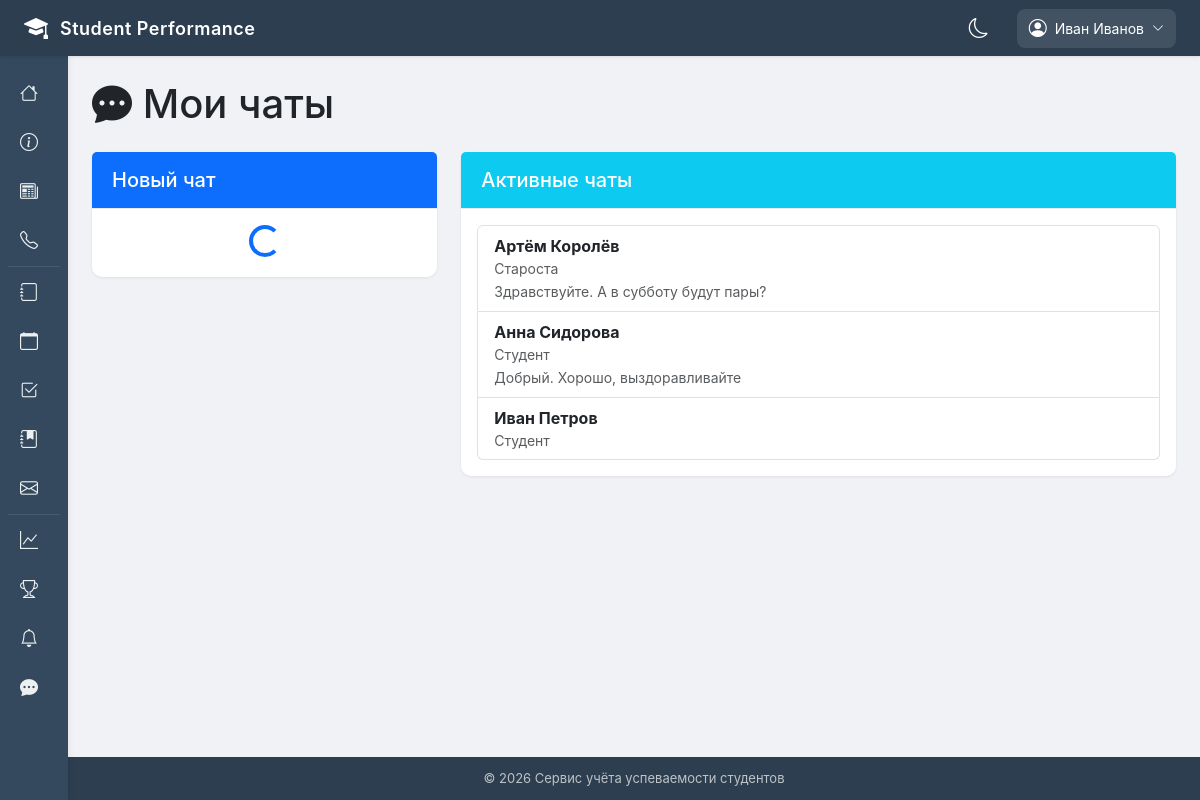
Before: /chat/ (signed in) with the older database file.
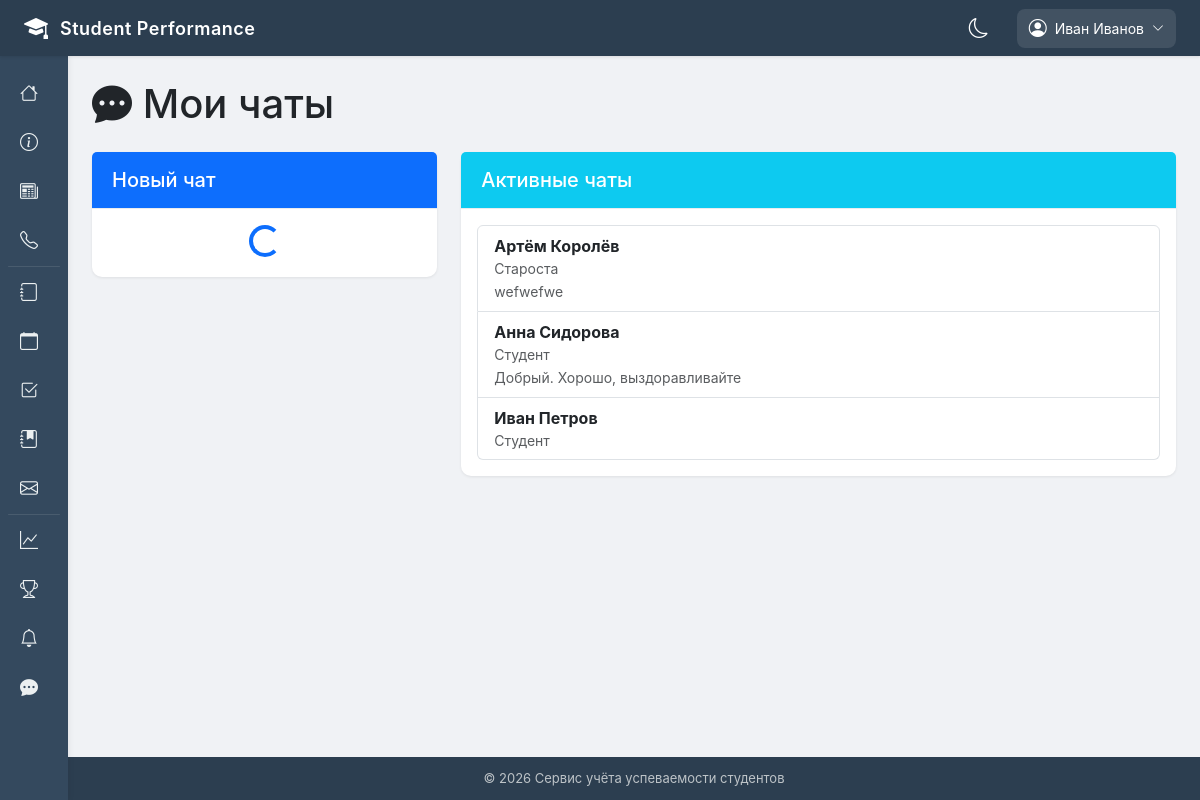
After: the same page with the newer database file.
### apps/accounts/models.py (models this page shows, shortened)
class ChatRoom(models.Model):
    participants = models.ManyToManyField('User', related_name='chat_rooms')
    created_at = models.DateTimeField(auto_now_add=True)
    last_message_at = models.DateTimeField(auto_now=True)
    class Meta:
        ordering = ['-last_message_at']
    def get_other_participant(self, user):
        return self.participants.exclude(id=user.id).first()

class ChatMessage(models.Model):
    room = models.ForeignKey(ChatRoom, on_delete=models.CASCADE, related_name='messages')
    sender = models.ForeignKey('User', on_delete=models.CASCADE, related_name='sent_messages')
    content = models.TextField()
    is_read = models.BooleanField(default=False)
    created_at = models.DateTimeField(auto_now_add=True)
    class Meta:
        ordering = ['created_at']

class User(AbstractUser):
    ROLE_CHOICES = [
        ('admin', 'Администратор'),
        ('teacher', 'Преподаватель'),
        ('student', 'Студент'),
        ('headman', 'Староста'),
        ('curator', 'Куратор'),
    ]
    role = models.CharField(max_length=20, choices=ROLE_CHOICES, default='student', verbose_name='Роль')
    phone_number = models.CharField(
        max_length=20,
        blank=True,
        null=True,
        validators=[RegexValidator(r'^\+375 \(\d{2}\) \d{3}-\d{2}-\d{2}$')],
        verbose_name='Номер телефона'
    )
    avatar = models.ImageField(upload_to='avatars/', blank=True, null=True, verbose_name='Аватар')
    date_of_birth = models.DateField(blank=True, null=True, verbose_name='Дата рождения')
    address = models.TextField(blank=True, null=True, verbose_name='Адрес')
    class Meta:
        verbose_name = 'Пользователь'
        verbose_name_plural = 'Пользователи'
        ordering = ['last_name', 'first_name']

### apps/chat/views.py (the view)
# urls.py: path('chat/', views.chat_list, name='chat_list'),
@login_required
def chat_list(request):
    chat_rooms = ChatRoom.objects.filter(participants=request.user).order_by('-last_message_at')
    chats_data = []
    total_unread = 0
    for room in chat_rooms:
        last_message = room.messages.last()
        other_user = room.get_other_participant(request.user)
        unread_count = room.messages.filter(is_read=False).exclude(sender=request.user).count()
        total_unread += unread_count
        chats_data.append({
            'room': room,
            'other_user': other_user,
            'last_message': last_message,
            'unread_count': unread_count
        })
    context = {
        'chats': chats_data,
        'total_unread': total_unread,
    }
    return render(request, 'chat/chat_list.html', context)

### apps/chat/context_processors.py (called while the page is built)
def chat_unread_count(request):
    if request.user.is_authenticated:
        rooms = ChatRoom.objects.filter(participants=request.user)
        unread_count = 0
        for room in rooms:
            unread_count += room.messages.filter(is_read=False).exclude(sender=request.user).count()
        return {'chat_unread_count': unread_count}
    return {'chat_unread_count': 0}

### apps/core/context_processors.py (called while the page is built)
def notifications_processor(request):
    unread_count = 0
    if request.user.is_authenticated:
        unread_count = Notification.objects.filter(user=request.user, is_read=False).count()
    return {'unread_count': unread_count}

### templates/chat/chat_list.html (shortened to what this page needs)
{% extends 'base.html' %}
{% block content %}
<div class="row">
    <div class="col-12">
        <h1 class="mb-4">
            <i class="bi bi-chat-dots-fill"></i> Мои чаты
        </h1>
    </div>
</div>
<div class="row">
    <div class="col-md-4">
        <div class="card mb-4">
            <div class="card-header bg-primary text-white">
                <h5 class="mb-0">Новый чат</h5>
            </div>
            <div class="card-body">
                <div id="available-users-list">
                    <div class="text-center">
                        <div class="spinner-border text-primary"></div>
                    </div>
                </div>
            </div>
        </div>
    </div>
    <div class="col-md-8">
        <div class="card">
            <div class="card-header bg-info text-white">
                <h5 class="mb-0">Активные чаты</h5>
            </div>
            <div class="card-body">
                {% if chats %}
                    <div class="list-group">
                        {% for chat in chats %}
                            <a href="{% url 'chat_room' chat.other_user.id %}" class="list-group-item list-group-item-action">
                                <div class="d-flex justify-content-between align-items-center">
                                    <div>
                                        <strong>{{ chat.other_user.get_full_name }}</strong>
                                        <small class="text-muted d-block">{{ chat.other_user.get_role_display }}</small>
                                        {% if chat.last_message %}
                                            <small class="text-muted">{{ chat.last_message.content|truncatechars:50 }}</small>
                                        {% endif %}
                                    </div>
                                </div>
                            </a>
                        {% endfor %}
                    </div>
                {% else %}
                    <p class="text-muted text-center py-5">У вас пока нет чатов</p>
                {% endif %}
            </div>
        </div>
    </div>
</div>
{% endblock %}

Changed rows visible on the page:
changed ChatRoom "Артём Королёв": last_message.content "Здравствуйте. А в субботу будут пары?" → "wefwefwe"
